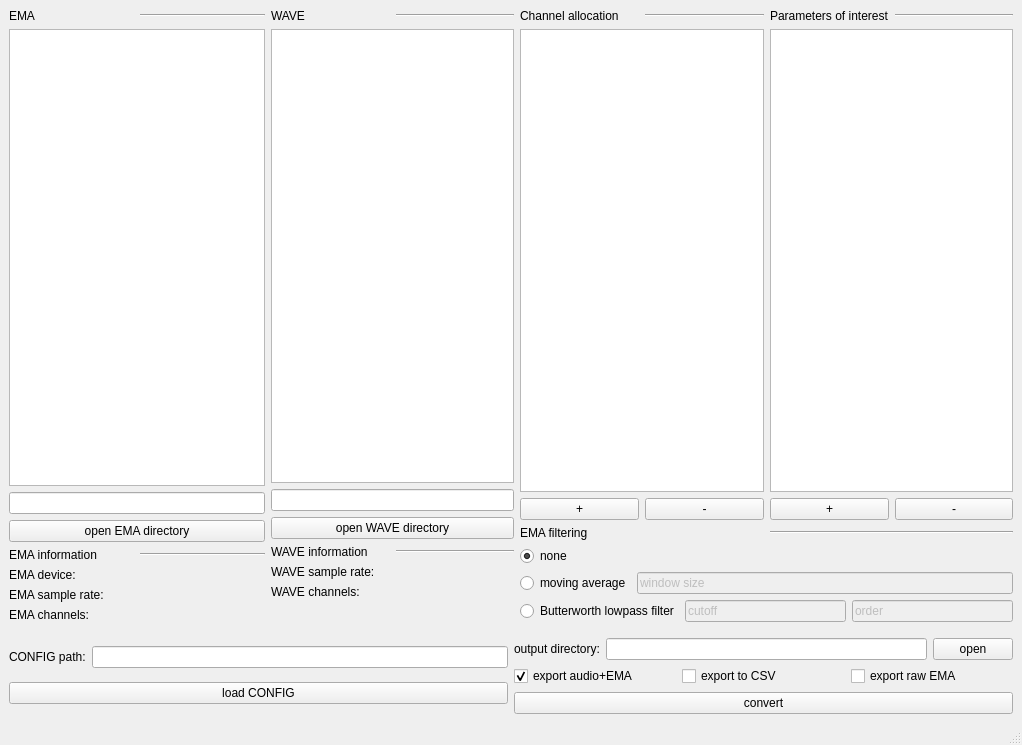
<?xml version="1.0" encoding="UTF-8"?>
<ui version="4.0">
 <class>MainWindow</class>
 <widget class="QMainWindow" name="MainWindow">
  <property name="geometry">
   <rect>
    <x>0</x>
    <y>0</y>
    <width>1022</width>
    <height>745</height>
   </rect>
  </property>
  <property name="sizePolicy">
   <sizepolicy hsizetype="Preferred" vsizetype="Preferred">
    <horstretch>0</horstretch>
    <verstretch>0</verstretch>
   </sizepolicy>
  </property>
  <property name="minimumSize">
   <size>
    <width>1022</width>
    <height>745</height>
   </size>
  </property>
  <property name="windowTitle">
   <string>ema2wav</string>
  </property>
  <widget class="QWidget" name="centralwidget">
   <layout class="QGridLayout" name="gridLayout">
    <item row="0" column="0" rowspan="2">
     <layout class="QVBoxLayout" name="verticalLayout_6">
      <item>
       <layout class="QVBoxLayout" name="verticalLayout">
        <property name="sizeConstraint">
         <enum>QLayout::SetDefaultConstraint</enum>
        </property>
        <item>
         <layout class="QHBoxLayout" name="horizontalLayout_2">
          <item>
           <widget class="QLabel" name="label">
            <property name="text">
             <string>EMA</string>
            </property>
           </widget>
          </item>
          <item>
           <widget class="Line" name="line">
            <property name="orientation">
             <enum>Qt::Horizontal</enum>
            </property>
           </widget>
          </item>
         </layout>
        </item>
        <item>
         <layout class="QHBoxLayout" name="horizontalLayout"/>
        </item>
        <item>
         <widget class="QListView" name="ema_files_view">
          <property name="sizePolicy">
           <sizepolicy hsizetype="MinimumExpanding" vsizetype="MinimumExpanding">
            <horstretch>0</horstretch>
            <verstretch>0</verstretch>
           </sizepolicy>
          </property>
          <property name="minimumSize">
           <size>
            <width>0</width>
            <height>100</height>
           </size>
          </property>
         </widget>
        </item>
        <item>
         <layout class="QVBoxLayout" name="verticalLayout_2">
          <item>
           <widget class="QLineEdit" name="ema_directory_line_edit"/>
          </item>
          <item>
           <widget class="QPushButton" name="open_ema_dir_btn">
            <property name="text">
             <string>open EMA directory</string>
            </property>
           </widget>
          </item>
         </layout>
        </item>
       </layout>
      </item>
      <item>
       <layout class="QVBoxLayout" name="verticalLayout_5">
        <item>
         <layout class="QHBoxLayout" name="horizontalLayout_9">
          <item>
           <widget class="QLabel" name="label_5">
            <property name="text">
             <string>EMA information</string>
            </property>
           </widget>
          </item>
          <item>
           <widget class="Line" name="line_3">
            <property name="orientation">
             <enum>Qt::Horizontal</enum>
            </property>
           </widget>
          </item>
         </layout>
        </item>
        <item>
         <layout class="QHBoxLayout" name="horizontalLayout_10">
          <item>
           <widget class="QLabel" name="label_6">
            <property name="text">
             <string>EMA device:</string>
            </property>
           </widget>
          </item>
          <item>
           <widget class="QLabel" name="ema_device_info">
            <property name="text">
             <string/>
            </property>
           </widget>
          </item>
         </layout>
        </item>
        <item>
         <layout class="QHBoxLayout" name="horizontalLayout_7">
          <item>
           <widget class="QLabel" name="label_3">
            <property name="text">
             <string>EMA sample rate:</string>
            </property>
           </widget>
          </item>
          <item>
           <widget class="QLabel" name="ema_samplerate_info">
            <property name="text">
             <string/>
            </property>
           </widget>
          </item>
         </layout>
        </item>
        <item>
         <layout class="QHBoxLayout" name="horizontalLayout_8">
          <item>
           <widget class="QLabel" name="label_4">
            <property name="text">
             <string>EMA channels:</string>
            </property>
           </widget>
          </item>
          <item>
           <widget class="QLabel" name="ema_channel_info">
            <property name="text">
             <string/>
            </property>
           </widget>
          </item>
         </layout>
        </item>
       </layout>
      </item>
     </layout>
    </item>
    <item row="0" column="1" rowspan="2">
     <layout class="QVBoxLayout" name="verticalLayout_7">
      <item>
       <layout class="QVBoxLayout" name="verticalLayout_3">
        <item>
         <layout class="QHBoxLayout" name="horizontalLayout_4">
          <item>
           <widget class="QLabel" name="label_2">
            <property name="text">
             <string>WAVE</string>
            </property>
           </widget>
          </item>
          <item>
           <widget class="Line" name="line_2">
            <property name="orientation">
             <enum>Qt::Horizontal</enum>
            </property>
           </widget>
          </item>
         </layout>
        </item>
        <item>
         <layout class="QHBoxLayout" name="horizontalLayout_5"/>
        </item>
        <item>
         <widget class="QListView" name="wave_files_view">
          <property name="sizePolicy">
           <sizepolicy hsizetype="Expanding" vsizetype="MinimumExpanding">
            <horstretch>0</horstretch>
            <verstretch>0</verstretch>
           </sizepolicy>
          </property>
          <property name="minimumSize">
           <size>
            <width>0</width>
            <height>100</height>
           </size>
          </property>
         </widget>
        </item>
        <item>
         <layout class="QVBoxLayout" name="verticalLayout_4">
          <item>
           <widget class="QLineEdit" name="wave_directory_line_edit"/>
          </item>
          <item>
           <widget class="QPushButton" name="open_wave_dir_btn">
            <property name="text">
             <string>open WAVE directory</string>
            </property>
           </widget>
          </item>
         </layout>
        </item>
       </layout>
      </item>
      <item>
       <layout class="QVBoxLayout" name="verticalLayout_8">
        <item>
         <layout class="QHBoxLayout" name="horizontalLayout_11">
          <item>
           <widget class="QLabel" name="label_7">
            <property name="text">
             <string>WAVE information</string>
            </property>
           </widget>
          </item>
          <item>
           <widget class="Line" name="line_4">
            <property name="orientation">
             <enum>Qt::Horizontal</enum>
            </property>
           </widget>
          </item>
         </layout>
        </item>
        <item>
         <layout class="QHBoxLayout" name="horizontalLayout_13">
          <item>
           <widget class="QLabel" name="label_9">
            <property name="text">
             <string>WAVE sample rate:</string>
            </property>
           </widget>
          </item>
          <item>
           <widget class="QLabel" name="wave_samplerate_info">
            <property name="text">
             <string/>
            </property>
           </widget>
          </item>
         </layout>
        </item>
        <item>
         <layout class="QHBoxLayout" name="horizontalLayout_14">
          <item>
           <widget class="QLabel" name="label_10">
            <property name="text">
             <string>WAVE channels:</string>
            </property>
           </widget>
          </item>
          <item>
           <widget class="QLabel" name="wave_channel_info">
            <property name="text">
             <string/>
            </property>
           </widget>
          </item>
         </layout>
        </item>
       </layout>
      </item>
      <item>
       <spacer name="verticalSpacer">
        <property name="orientation">
         <enum>Qt::Vertical</enum>
        </property>
        <property name="sizeType">
         <enum>QSizePolicy::Fixed</enum>
        </property>
        <property name="sizeHint" stdset="0">
         <size>
          <width>20</width>
          <height>23</height>
         </size>
        </property>
       </spacer>
      </item>
     </layout>
    </item>
    <item row="0" column="2">
     <layout class="QVBoxLayout" name="verticalLayout_9">
      <item>
       <layout class="QHBoxLayout" name="horizontalLayout_6">
        <item>
         <widget class="QLabel" name="label_8">
          <property name="text">
           <string>Channel allocation</string>
          </property>
         </widget>
        </item>
        <item>
         <widget class="Line" name="line_5">
          <property name="orientation">
           <enum>Qt::Horizontal</enum>
          </property>
         </widget>
        </item>
       </layout>
      </item>
      <item>
       <widget class="QTableWidget" name="channel_table">
        <property name="sizePolicy">
         <sizepolicy hsizetype="Expanding" vsizetype="MinimumExpanding">
          <horstretch>0</horstretch>
          <verstretch>0</verstretch>
         </sizepolicy>
        </property>
        <property name="minimumSize">
         <size>
          <width>0</width>
          <height>100</height>
         </size>
        </property>
       </widget>
      </item>
      <item>
       <layout class="QHBoxLayout" name="horizontalLayout_12">
        <item>
         <widget class="QPushButton" name="add_channel_btn">
          <property name="text">
           <string>+</string>
          </property>
         </widget>
        </item>
        <item>
         <widget class="QPushButton" name="remove_channel_btn">
          <property name="text">
           <string>-</string>
          </property>
         </widget>
        </item>
       </layout>
      </item>
     </layout>
    </item>
    <item row="0" column="3">
     <layout class="QVBoxLayout" name="verticalLayout_10">
      <item>
       <layout class="QHBoxLayout" name="horizontalLayout_15">
        <item>
         <widget class="QLabel" name="label_11">
          <property name="text">
           <string>Parameters of interest</string>
          </property>
         </widget>
        </item>
        <item>
         <widget class="Line" name="line_6">
          <property name="orientation">
           <enum>Qt::Horizontal</enum>
          </property>
         </widget>
        </item>
       </layout>
      </item>
      <item>
       <widget class="QTableWidget" name="parameter_table">
        <property name="enabled">
         <bool>true</bool>
        </property>
        <property name="sizePolicy">
         <sizepolicy hsizetype="Expanding" vsizetype="MinimumExpanding">
          <horstretch>0</horstretch>
          <verstretch>0</verstretch>
         </sizepolicy>
        </property>
        <property name="minimumSize">
         <size>
          <width>0</width>
          <height>100</height>
         </size>
        </property>
       </widget>
      </item>
      <item>
       <layout class="QHBoxLayout" name="horizontalLayout_16">
        <item>
         <widget class="QPushButton" name="add_parameter_btn">
          <property name="text">
           <string>+</string>
          </property>
         </widget>
        </item>
        <item>
         <widget class="QPushButton" name="remove_parameter_btn">
          <property name="text">
           <string>-</string>
          </property>
         </widget>
        </item>
       </layout>
      </item>
     </layout>
    </item>
    <item row="1" column="2" colspan="2">
     <layout class="QVBoxLayout" name="verticalLayout_11">
      <item>
       <layout class="QHBoxLayout" name="horizontalLayout_17">
        <item>
         <widget class="QLabel" name="label_12">
          <property name="text">
           <string>EMA filtering</string>
          </property>
         </widget>
        </item>
        <item>
         <widget class="Line" name="line_7">
          <property name="orientation">
           <enum>Qt::Horizontal</enum>
          </property>
         </widget>
        </item>
       </layout>
      </item>
      <item>
       <layout class="QHBoxLayout" name="horizontalLayout_18">
        <item>
         <widget class="QRadioButton" name="no_filter_radio_btn">
          <property name="enabled">
           <bool>true</bool>
          </property>
          <property name="layoutDirection">
           <enum>Qt::LeftToRight</enum>
          </property>
          <property name="text">
           <string>none</string>
          </property>
          <property name="checked">
           <bool>true</bool>
          </property>
         </widget>
        </item>
        <item>
         <spacer name="horizontalSpacer">
          <property name="orientation">
           <enum>Qt::Horizontal</enum>
          </property>
          <property name="sizeHint" stdset="0">
           <size>
            <width>40</width>
            <height>20</height>
           </size>
          </property>
         </spacer>
        </item>
       </layout>
      </item>
      <item>
       <layout class="QHBoxLayout" name="horizontalLayout_19">
        <item>
         <widget class="QRadioButton" name="moving_average_btn">
          <property name="text">
           <string>moving average</string>
          </property>
         </widget>
        </item>
        <item>
         <widget class="QLineEdit" name="moving_average_window_input">
          <property name="enabled">
           <bool>false</bool>
          </property>
          <property name="text">
           <string>window size</string>
          </property>
         </widget>
        </item>
       </layout>
      </item>
      <item>
       <layout class="QHBoxLayout" name="horizontalLayout_20">
        <item>
         <widget class="QRadioButton" name="butter_lp_btn">
          <property name="text">
           <string>Butterworth lowpass filter</string>
          </property>
         </widget>
        </item>
        <item>
         <widget class="QLineEdit" name="butter_lp_cutoff_input">
          <property name="enabled">
           <bool>false</bool>
          </property>
          <property name="text">
           <string>cutoff</string>
          </property>
         </widget>
        </item>
        <item>
         <widget class="QLineEdit" name="butter_lp_order_input">
          <property name="enabled">
           <bool>false</bool>
          </property>
          <property name="text">
           <string>order</string>
          </property>
         </widget>
        </item>
       </layout>
      </item>
     </layout>
    </item>
    <item row="2" column="0" colspan="4">
     <layout class="QHBoxLayout" name="horizontalLayout_21">
      <item>
       <layout class="QVBoxLayout" name="verticalLayout_12">
        <item>
         <spacer name="verticalSpacer_2">
          <property name="orientation">
           <enum>Qt::Vertical</enum>
          </property>
          <property name="sizeType">
           <enum>QSizePolicy::Minimum</enum>
          </property>
          <property name="sizeHint" stdset="0">
           <size>
            <width>20</width>
            <height>10</height>
           </size>
          </property>
         </spacer>
        </item>
        <item>
         <layout class="QHBoxLayout" name="horizontalLayout_22">
          <item>
           <widget class="QLabel" name="label_13">
            <property name="text">
             <string>CONFIG path:</string>
            </property>
           </widget>
          </item>
          <item>
           <widget class="QLineEdit" name="config_dir_line_input"/>
          </item>
         </layout>
        </item>
        <item>
         <widget class="QPushButton" name="load_CONFIG_btn">
          <property name="text">
           <string>load CONFIG</string>
          </property>
         </widget>
        </item>
       </layout>
      </item>
      <item>
       <layout class="QVBoxLayout" name="verticalLayout_15"/>
      </item>
      <item>
       <layout class="QVBoxLayout" name="verticalLayout_16">
        <item>
         <spacer name="verticalSpacer_4">
          <property name="orientation">
           <enum>Qt::Vertical</enum>
          </property>
          <property name="sizeType">
           <enum>QSizePolicy::Minimum</enum>
          </property>
          <property name="sizeHint" stdset="0">
           <size>
            <width>20</width>
            <height>10</height>
           </size>
          </property>
         </spacer>
        </item>
        <item>
         <layout class="QHBoxLayout" name="horizontalLayout_24">
          <item>
           <widget class="QLabel" name="label_16">
            <property name="text">
             <string>output directory:</string>
            </property>
           </widget>
          </item>
          <item>
           <widget class="QLineEdit" name="output_dir_line_input"/>
          </item>
          <item>
           <widget class="QPushButton" name="open_output_directory_btn">
            <property name="text">
             <string>open</string>
            </property>
           </widget>
          </item>
         </layout>
        </item>
        <item>
         <layout class="QHBoxLayout" name="horizontalLayout_25">
          <item>
           <widget class="QCheckBox" name="export_audio_ema_checkbox">
            <property name="text">
             <string>export audio+EMA</string>
            </property>
            <property name="checked">
             <bool>true</bool>
            </property>
           </widget>
          </item>
          <item>
           <widget class="QCheckBox" name="export_csv_checkbox">
            <property name="text">
             <string>export to CSV</string>
            </property>
           </widget>
          </item>
          <item>
           <widget class="QCheckBox" name="export_raw_ema_checkbox">
            <property name="text">
             <string>export raw EMA</string>
            </property>
           </widget>
          </item>
         </layout>
        </item>
        <item>
         <widget class="QPushButton" name="start_conversion_btn">
          <property name="text">
           <string>convert</string>
          </property>
         </widget>
        </item>
       </layout>
      </item>
     </layout>
    </item>
   </layout>
  </widget>
  <widget class="QStatusBar" name="statusbar"/>
 </widget>
 <resources/>
 <connections/>
</ui>
